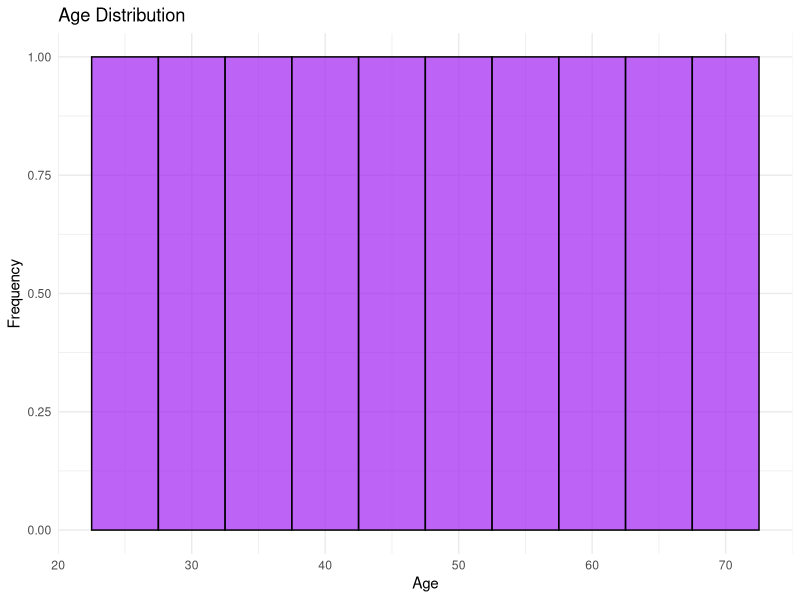

Here is the R script that generated this plot:
library(ggplot2)
age_data <- data.frame(
  Age = c(25, 30, 35, 40, 45, 50, 55, 60, 65, 70)
)

# Plot histogram
ggplot(age_data, aes(x = Age)) +
  geom_histogram(binwidth = 5, fill = "purple", color = "black", alpha = 0.7) +
  labs(title = "Age Distribution",
       x = "Age",
       y = "Frequency") +
  theme_minimal()
